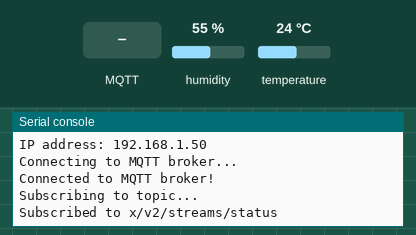
Simulated run of this program. Board: Raspberry Pi Pico running CircuitPython. On the bench: the last lines printed to the serial console. The inputs (shaded band) are chosen by the test bench; at power-on: humidity 55 %, temperature 24 °C. No MQTT or app messages arrive unless stated; values from a settings file that is not in the repository are placeholders.

Above: at 2.9 s.
3.0 s: MQTT message "1" arrives on the first subscribed topic
At 4.2 s:
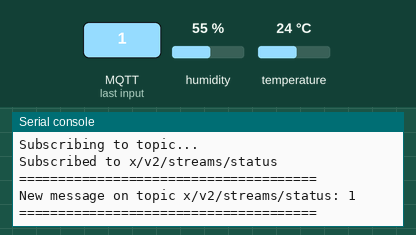
4.5 s: MQTT message "on" arrives on the first subscribed topic
At 5.4 s:
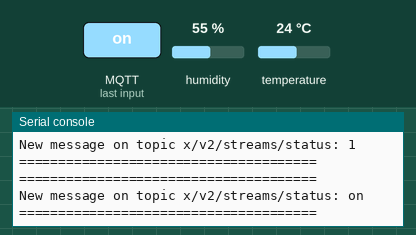
9.2 s: MQTT message "off" arrives on the first subscribed topic
At 10.2 s:
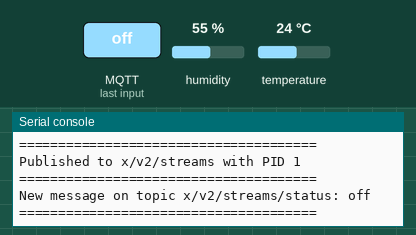

Measured:
- after the input at 3.0 s, the serial console: prints a new line at once (image 1)
- after the input at 4.5 s, the serial console: prints a new line at once (image 2)
- after the input at 9.2 s, the serial console: prints a new line at once (image 3)

The program:

25favoriot_dht22_publish.py
```python
"""
Favoriot using CircuitPython on Raspberry Pi Pico W (Publish)
    - https://www.favoriot.com/
    - Free version limit to 2 widgets and 500 samples per day.

Additional libraries
  https://circuitpython.org/libraries
  - adafruit_minimqtt
  - adafruit_dht.mpy
"""

import time
import os
import board
import analogio
import adafruit_dht
import wifi
import socketpool
import adafruit_minimqtt.adafruit_minimqtt as MQTT
import json
import microcontroller


# WiFi credentials
WIFI_SSID = os.getenv("WIFI_SSID")
WIFI_PASSWORD = os.getenv("WIFI_PASSWORD")
MQTT_DEVICE_DEVELOPER_ID = os.getenv("MQTT_DEVICE_DEVELOPER_ID")
MQTT_DEVICE_ACCESS_TOKEN = os.getenv("MQTT_DEVICE_ACCESS_TOKEN")  # device access token
MQTT_CLIENTID = os.getenv("MQTT_CLIENTID")
MQTT_HOST = "mqtt.favoriot.com"
MQTT_PORT = 1883  # Typically 1883 for non-SSL, 8883 for SSL
MQTT_PUBLISH_TOPIC = "/v2/streams"
MQTT_STATUS_TOPIC = "/v2/streams/status"


pool = socketpool.SocketPool(wifi.radio)# Initialize socket pool
# Initialize MQTT client with a keep-alive interval of 60 seconds and loop timeout of 10 seconds
mqtt_client = MQTT.MQTT(
    broker=MQTT_HOST,
    port=MQTT_PORT,
    username=MQTT_DEVICE_ACCESS_TOKEN,
    password=MQTT_DEVICE_ACCESS_TOKEN,
    socket_pool=pool,
    keep_alive=60
)

"""DHT"""
dht = adafruit_dht.DHT22(board.GP4) # Temperature,Humidity sensors
# Global variable for publish interval
publish_interval = 5

# Function to connect to WiFi
def connect_to_wifi():
    wifi.radio.connect(WIFI_SSID, WIFI_PASSWORD)
    print("Connected to WiFi!")
    print("IP address:", wifi.radio.ipv4_address)

# Define callback methods for MQTT events
def got_connected(client, userdata, flags, rc):
    print("Connected to MQTT broker!")
    print("Subscribing to topic...")
    client.subscribe(f"{MQTT_DEVICE_ACCESS_TOKEN}{MQTT_STATUS_TOPIC}")
    print(f"Subscribed to {MQTT_DEVICE_ACCESS_TOKEN}{MQTT_STATUS_TOPIC}")

def got_disconnected(client, userdata, rc):
    print("Disconnected from MQTT broker!")
    try_reconnect()

# Function to reconnect to WiFi and MQTT broker
def try_reconnect():
    try:
        if not wifi.radio.ipv4_address:
            connect_to_wifi()
        if not mqtt_client.is_connected():
            print("Reconnecting to MQTT broker...")
            mqtt_client.reconnect()
            print("Reconnected to MQTT broker")
    except Exception as e:
        print("Error during reconnection:", e)

def done_publish(client, userdata, topic, pid):
    print(f"Published to {topic} with PID {pid}")

def getData(client, topic, msg):
    print("======================================")
    print(f"New message on topic {topic}: {msg}")
    print("======================================")

def sendStreams():
    # Create JSON payload for Favoriot
    data = {
         "device_developer_id": MQTT_DEVICE_DEVELOPER_ID,  # Replace 'YOUR_DEVICE_ID' with your actual device ID
         "data":{
                "temperature": temperature,
                "humidity": humidity,
                }
           }
            # Publish data to Favoriot MQTT broker with QoS 2
    mqtt_client.publish((f"{MQTT_DEVICE_ACCESS_TOKEN}{MQTT_PUBLISH_TOPIC}"), json.dumps(data))

# Connect to WiFi
print("Connecting to WiFi...")
connect_to_wifi()

# Set up MQTT event handlers
mqtt_client.on_connect = got_connected
mqtt_client.on_disconnect = got_disconnected
mqtt_client.on_publish = done_publish
mqtt_client.on_message = getData

# Connect to the MQTT broker
print("Connecting to MQTT broker...")
mqtt_client.connect()

# Variable to track the last publish time
last_publish_time = time.monotonic()

while True:
    try:
        current_time = time.monotonic()
        if current_time - last_publish_time >= publish_interval:
            temperature = dht.temperature
            humidity = dht.humidity

            sendStreams()
            last_publish_time = current_time
    except RuntimeError as error:
        # Errors happen fairly often with DHT sensors, just keep going
        print(error.args[0])
    except Exception as e:
        print("Error:", e)

    # Check connection status and reconnect if necessary
    try_reconnect()
    # Process any incoming messages
    mqtt_client.loop(1)
```
